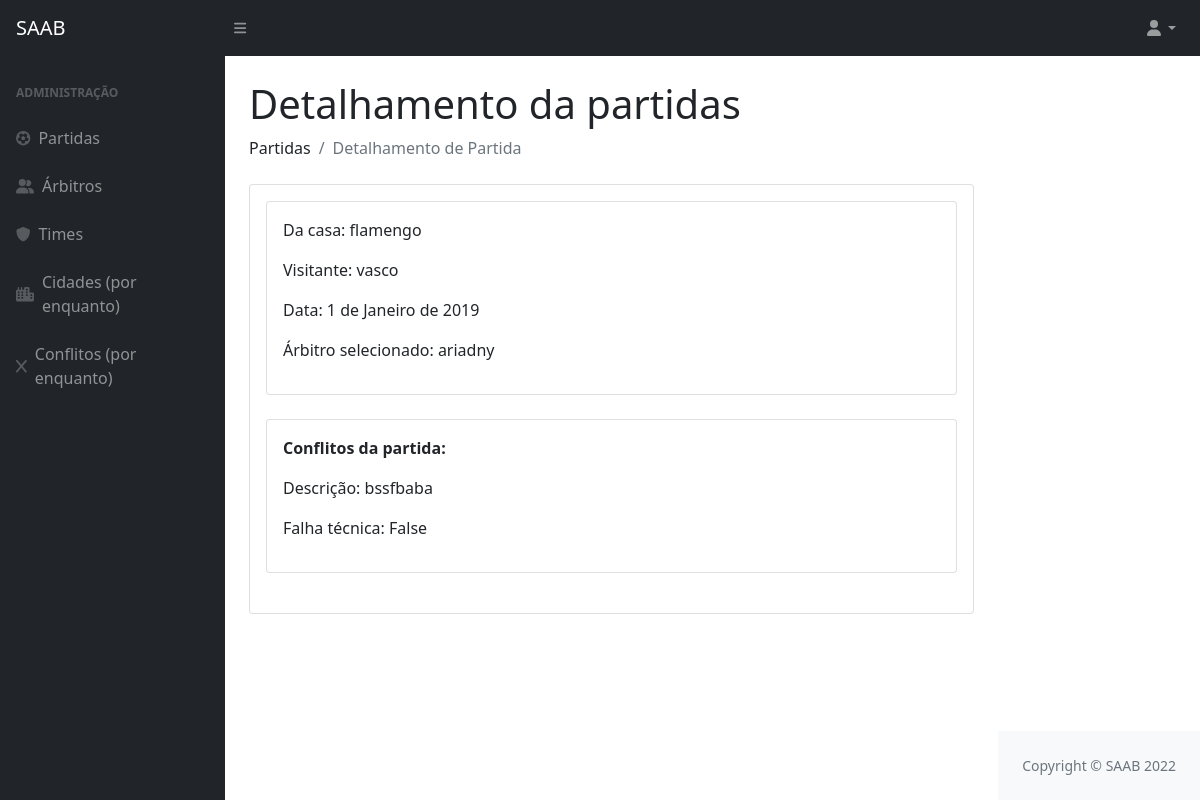
/detalhamentoPartida/1, run on the app's committed database.
### privado/models.py (models this page shows, shortened)
class Partida(models.Model):
    codigo = models.AutoField(primary_key=True)
    usuario = models.ForeignKey(Usuario, on_delete=models.CASCADE)
    arbitro = models.ForeignKey(Arbitro, on_delete=models.CASCADE)
    visitante  = models.ForeignKey(Time, on_delete=models.CASCADE, related_name='visitante')
    local  = models.ForeignKey(Time, on_delete=models.CASCADE, related_name='local')
    data = models.DateField()

class Time(models.Model):
    codigo = models.AutoField(primary_key=True)
    nome = models.CharField(max_length=100)
    cidade = models.ForeignKey(Cidade, on_delete=models.CASCADE)
    def __str__(self):
        return (self.nome)

class Arbitro(models.Model):
    codigo = models.AutoField(primary_key=True)
    datanasc = models.DateField()
    cidade = models.ForeignKey(Cidade, on_delete=models.CASCADE)
    nome = models.CharField(max_length=100)
    formafisica = models.BooleanField()
    def __str__(self):
        return (self.nome)

class Conflito(models.Model):
    codigo = models.AutoField(primary_key=True)
    partida = models.ForeignKey(Partida, on_delete=models.CASCADE)
    arbitro = models.ForeignKey(Arbitro, on_delete=models.CASCADE)
    time = models.ForeignKey(Time, on_delete=models.CASCADE)
    descricao = models.TextField(max_length=260)
    errotecnico = models.BooleanField()

### privado/views.py (the view)
# urls.py: path('detalhamentoPartida/<int:id>', detalhamentoPartida, name = "url_detalhamentoPartida"),
def detalhamentoPartida(request, id):
    conflitos = Conflito.objects.all()
    partida = Partida.objects.filter(pk=id)
    time = Time.objects.filter(pk=id)
    detalhes = {"detalhes":partida, "conflitos":conflitos, "time":time}
    return render(request, "SAAB/detalhamentoPartida.html", detalhes)

### privado/templates/SAAB/detalhamentoPartida.html (shortened to what this page needs)
{% extends 'SAAB/layout.html' %}
{% block conteudo %}
{% load static %}
{% load crispy_forms_tags %}
<!DOCTYPE html>
<html lang="en">
<head>
</head>
<body>
  <h1 class="mt-4">Detalhamento da partidas</h1>
  <ol class="breadcrumb mb-4">
    <li class="breadcrumb-item">Partidas</li>
    <li class="breadcrumb-item active">Detalhamento de Partida</li>
</ol>
    {% for i in detalhes %}
    <div class="card mb-4">
      <div class="card-body">
        <div class="card mb-4">
          <div class="card-body">
            <p>Da casa: {{ i.local }}</p>
            <p>Visitante: {{ i.visitante }}</p>
            <p>Data: {{ i.data }}</p>
            <p>Árbitro selecionado: {{ i.arbitro }}</p>
          </div>
        </div>
    {% endfor %}
  {% for i in conflitos %}
       <div class="card mb-4">
        <div class="card-body">
            <p style="font-weight: bold">Conflitos da partida:</p>
            <p>Descrição: {{ i.descricao }}</p>
            <p>Falha técnica: {{ i.errotecnico }}</p>
        </div>
       </div>
      </div>
    </div>
    {% endfor %}
</main>
</body>
</html>
{% endblock %}

### data on the page
Partida: local "flamengo", visitante "vasco", data "1 de Janeiro de 2019", arbitro "ariadny"
Conflito: descricao "bssfbaba", errotecnico "False"
